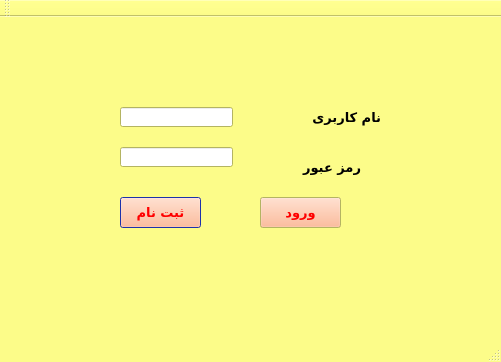
<?xml version="1.0" encoding="UTF-8"?>
<ui version="4.0">
 <class>MainWindow</class>
 <widget class="QMainWindow" name="MainWindow">
  <property name="geometry">
   <rect>
    <x>0</x>
    <y>0</y>
    <width>501</width>
    <height>362</height>
   </rect>
  </property>
  <property name="palette">
   <palette>
    <active>
     <colorrole role="WindowText">
      <brush brushstyle="SolidPattern">
       <color alpha="255">
        <red>0</red>
        <green>0</green>
        <blue>0</blue>
       </color>
      </brush>
     </colorrole>
     <colorrole role="Button">
      <brush brushstyle="SolidPattern">
       <color alpha="255">
        <red>255</red>
        <green>170</green>
        <blue>127</blue>
       </color>
      </brush>
     </colorrole>
     <colorrole role="ButtonText">
      <brush brushstyle="SolidPattern">
       <color alpha="255">
        <red>255</red>
        <green>0</green>
        <blue>0</blue>
       </color>
      </brush>
     </colorrole>
     <colorrole role="Base">
      <brush brushstyle="SolidPattern">
       <color alpha="255">
        <red>255</red>
        <green>255</green>
        <blue>255</blue>
       </color>
      </brush>
     </colorrole>
     <colorrole role="Window">
      <brush brushstyle="SolidPattern">
       <color alpha="255">
        <red>252</red>
        <green>252</green>
        <blue>137</blue>
       </color>
      </brush>
     </colorrole>
    </active>
    <inactive>
     <colorrole role="WindowText">
      <brush brushstyle="SolidPattern">
       <color alpha="255">
        <red>0</red>
        <green>0</green>
        <blue>0</blue>
       </color>
      </brush>
     </colorrole>
     <colorrole role="Button">
      <brush brushstyle="SolidPattern">
       <color alpha="255">
        <red>255</red>
        <green>170</green>
        <blue>127</blue>
       </color>
      </brush>
     </colorrole>
     <colorrole role="ButtonText">
      <brush brushstyle="SolidPattern">
       <color alpha="255">
        <red>255</red>
        <green>0</green>
        <blue>0</blue>
       </color>
      </brush>
     </colorrole>
     <colorrole role="Base">
      <brush brushstyle="SolidPattern">
       <color alpha="255">
        <red>255</red>
        <green>255</green>
        <blue>255</blue>
       </color>
      </brush>
     </colorrole>
     <colorrole role="Window">
      <brush brushstyle="SolidPattern">
       <color alpha="255">
        <red>252</red>
        <green>252</green>
        <blue>137</blue>
       </color>
      </brush>
     </colorrole>
    </inactive>
    <disabled>
     <colorrole role="WindowText">
      <brush brushstyle="SolidPattern">
       <color alpha="255">
        <red>120</red>
        <green>120</green>
        <blue>120</blue>
       </color>
      </brush>
     </colorrole>
     <colorrole role="Button">
      <brush brushstyle="SolidPattern">
       <color alpha="255">
        <red>255</red>
        <green>170</green>
        <blue>127</blue>
       </color>
      </brush>
     </colorrole>
     <colorrole role="ButtonText">
      <brush brushstyle="SolidPattern">
       <color alpha="255">
        <red>120</red>
        <green>120</green>
        <blue>120</blue>
       </color>
      </brush>
     </colorrole>
     <colorrole role="Base">
      <brush brushstyle="SolidPattern">
       <color alpha="255">
        <red>252</red>
        <green>252</green>
        <blue>137</blue>
       </color>
      </brush>
     </colorrole>
     <colorrole role="Window">
      <brush brushstyle="SolidPattern">
       <color alpha="255">
        <red>252</red>
        <green>252</green>
        <blue>137</blue>
       </color>
      </brush>
     </colorrole>
    </disabled>
   </palette>
  </property>
  <property name="windowTitle">
   <string>MainWindow</string>
  </property>
  <widget class="QWidget" name="centralWidget">
   <widget class="QPushButton" name="pushButton">
    <property name="enabled">
     <bool>true</bool>
    </property>
    <property name="geometry">
     <rect>
      <x>260</x>
      <y>180</y>
      <width>81</width>
      <height>31</height>
     </rect>
    </property>
    <property name="palette">
     <palette>
      <active>
       <colorrole role="WindowText">
        <brush brushstyle="SolidPattern">
         <color alpha="255">
          <red>0</red>
          <green>255</green>
          <blue>255</blue>
         </color>
        </brush>
       </colorrole>
       <colorrole role="Button">
        <brush brushstyle="SolidPattern">
         <color alpha="255">
          <red>255</red>
          <green>170</green>
          <blue>127</blue>
         </color>
        </brush>
       </colorrole>
       <colorrole role="ButtonText">
        <brush brushstyle="SolidPattern">
         <color alpha="255">
          <red>255</red>
          <green>0</green>
          <blue>0</blue>
         </color>
        </brush>
       </colorrole>
      </active>
      <inactive>
       <colorrole role="WindowText">
        <brush brushstyle="SolidPattern">
         <color alpha="255">
          <red>0</red>
          <green>255</green>
          <blue>255</blue>
         </color>
        </brush>
       </colorrole>
       <colorrole role="Button">
        <brush brushstyle="SolidPattern">
         <color alpha="255">
          <red>255</red>
          <green>170</green>
          <blue>127</blue>
         </color>
        </brush>
       </colorrole>
       <colorrole role="ButtonText">
        <brush brushstyle="SolidPattern">
         <color alpha="255">
          <red>255</red>
          <green>0</green>
          <blue>0</blue>
         </color>
        </brush>
       </colorrole>
      </inactive>
      <disabled>
       <colorrole role="WindowText">
        <brush brushstyle="SolidPattern">
         <color alpha="255">
          <red>120</red>
          <green>120</green>
          <blue>120</blue>
         </color>
        </brush>
       </colorrole>
       <colorrole role="Button">
        <brush brushstyle="SolidPattern">
         <color alpha="255">
          <red>255</red>
          <green>170</green>
          <blue>127</blue>
         </color>
        </brush>
       </colorrole>
       <colorrole role="ButtonText">
        <brush brushstyle="SolidPattern">
         <color alpha="255">
          <red>20</red>
          <green>35</green>
          <blue>120</blue>
         </color>
        </brush>
       </colorrole>
      </disabled>
     </palette>
    </property>
    <property name="font">
     <font>
      <family>NPWLYaghout Bold</family>
      <pointsize>10</pointsize>
      <weight>75</weight>
      <bold>true</bold>
     </font>
    </property>
    <property name="text">
     <string>ورود</string>
    </property>
    <property name="autoRepeat">
     <bool>false</bool>
    </property>
    <property name="autoDefault">
     <bool>false</bool>
    </property>
    <property name="default">
     <bool>false</bool>
    </property>
    <property name="flat">
     <bool>false</bool>
    </property>
   </widget>
   <widget class="QPushButton" name="pushButton_2">
    <property name="geometry">
     <rect>
      <x>120</x>
      <y>180</y>
      <width>81</width>
      <height>31</height>
     </rect>
    </property>
    <property name="palette">
     <palette>
      <active>
       <colorrole role="WindowText">
        <brush brushstyle="SolidPattern">
         <color alpha="255">
          <red>0</red>
          <green>0</green>
          <blue>0</blue>
         </color>
        </brush>
       </colorrole>
       <colorrole role="Button">
        <brush brushstyle="SolidPattern">
         <color alpha="255">
          <red>255</red>
          <green>170</green>
          <blue>127</blue>
         </color>
        </brush>
       </colorrole>
       <colorrole role="Light">
        <brush brushstyle="SolidPattern">
         <color alpha="255">
          <red>148</red>
          <green>164</green>
          <blue>255</blue>
         </color>
        </brush>
       </colorrole>
       <colorrole role="Midlight">
        <brush brushstyle="SolidPattern">
         <color alpha="255">
          <red>94</red>
          <green>117</green>
          <blue>247</blue>
         </color>
        </brush>
       </colorrole>
       <colorrole role="Dark">
        <brush brushstyle="SolidPattern">
         <color alpha="255">
          <red>20</red>
          <green>35</green>
          <blue>120</blue>
         </color>
        </brush>
       </colorrole>
       <colorrole role="Mid">
        <brush brushstyle="SolidPattern">
         <color alpha="255">
          <red>26</red>
          <green>46</green>
          <blue>160</blue>
         </color>
        </brush>
       </colorrole>
       <colorrole role="Text">
        <brush brushstyle="SolidPattern">
         <color alpha="255">
          <red>0</red>
          <green>0</green>
          <blue>0</blue>
         </color>
        </brush>
       </colorrole>
       <colorrole role="BrightText">
        <brush brushstyle="SolidPattern">
         <color alpha="255">
          <red>255</red>
          <green>255</green>
          <blue>255</blue>
         </color>
        </brush>
       </colorrole>
       <colorrole role="ButtonText">
        <brush brushstyle="SolidPattern">
         <color alpha="255">
          <red>255</red>
          <green>0</green>
          <blue>0</blue>
         </color>
        </brush>
       </colorrole>
       <colorrole role="Base">
        <brush brushstyle="SolidPattern">
         <color alpha="255">
          <red>255</red>
          <green>255</green>
          <blue>255</blue>
         </color>
        </brush>
       </colorrole>
       <colorrole role="Window">
        <brush brushstyle="SolidPattern">
         <color alpha="255">
          <red>40</red>
          <green>70</green>
          <blue>240</blue>
         </color>
        </brush>
       </colorrole>
       <colorrole role="Shadow">
        <brush brushstyle="SolidPattern">
         <color alpha="255">
          <red>0</red>
          <green>0</green>
          <blue>0</blue>
         </color>
        </brush>
       </colorrole>
       <colorrole role="AlternateBase">
        <brush brushstyle="SolidPattern">
         <color alpha="255">
          <red>147</red>
          <green>162</green>
          <blue>247</blue>
         </color>
        </brush>
       </colorrole>
       <colorrole role="ToolTipBase">
        <brush brushstyle="SolidPattern">
         <color alpha="255">
          <red>255</red>
          <green>255</green>
          <blue>220</blue>
         </color>
        </brush>
       </colorrole>
       <colorrole role="ToolTipText">
        <brush brushstyle="SolidPattern">
         <color alpha="255">
          <red>0</red>
          <green>0</green>
          <blue>0</blue>
         </color>
        </brush>
       </colorrole>
      </active>
      <inactive>
       <colorrole role="WindowText">
        <brush brushstyle="SolidPattern">
         <color alpha="255">
          <red>0</red>
          <green>0</green>
          <blue>0</blue>
         </color>
        </brush>
       </colorrole>
       <colorrole role="Button">
        <brush brushstyle="SolidPattern">
         <color alpha="255">
          <red>255</red>
          <green>170</green>
          <blue>127</blue>
         </color>
        </brush>
       </colorrole>
       <colorrole role="Light">
        <brush brushstyle="SolidPattern">
         <color alpha="255">
          <red>148</red>
          <green>164</green>
          <blue>255</blue>
         </color>
        </brush>
       </colorrole>
       <colorrole role="Midlight">
        <brush brushstyle="SolidPattern">
         <color alpha="255">
          <red>94</red>
          <green>117</green>
          <blue>247</blue>
         </color>
        </brush>
       </colorrole>
       <colorrole role="Dark">
        <brush brushstyle="SolidPattern">
         <color alpha="255">
          <red>20</red>
          <green>35</green>
          <blue>120</blue>
         </color>
        </brush>
       </colorrole>
       <colorrole role="Mid">
        <brush brushstyle="SolidPattern">
         <color alpha="255">
          <red>26</red>
          <green>46</green>
          <blue>160</blue>
         </color>
        </brush>
       </colorrole>
       <colorrole role="Text">
        <brush brushstyle="SolidPattern">
         <color alpha="255">
          <red>0</red>
          <green>0</green>
          <blue>0</blue>
         </color>
        </brush>
       </colorrole>
       <colorrole role="BrightText">
        <brush brushstyle="SolidPattern">
         <color alpha="255">
          <red>255</red>
          <green>255</green>
          <blue>255</blue>
         </color>
        </brush>
       </colorrole>
       <colorrole role="ButtonText">
        <brush brushstyle="SolidPattern">
         <color alpha="255">
          <red>255</red>
          <green>0</green>
          <blue>0</blue>
         </color>
        </brush>
       </colorrole>
       <colorrole role="Base">
        <brush brushstyle="SolidPattern">
         <color alpha="255">
          <red>255</red>
          <green>255</green>
          <blue>255</blue>
         </color>
        </brush>
       </colorrole>
       <colorrole role="Window">
        <brush brushstyle="SolidPattern">
         <color alpha="255">
          <red>40</red>
          <green>70</green>
          <blue>240</blue>
         </color>
        </brush>
       </colorrole>
       <colorrole role="Shadow">
        <brush brushstyle="SolidPattern">
         <color alpha="255">
          <red>0</red>
          <green>0</green>
          <blue>0</blue>
         </color>
        </brush>
       </colorrole>
       <colorrole role="AlternateBase">
        <brush brushstyle="SolidPattern">
         <color alpha="255">
          <red>147</red>
          <green>162</green>
          <blue>247</blue>
         </color>
        </brush>
       </colorrole>
       <colorrole role="ToolTipBase">
        <brush brushstyle="SolidPattern">
         <color alpha="255">
          <red>255</red>
          <green>255</green>
          <blue>220</blue>
         </color>
        </brush>
       </colorrole>
       <colorrole role="ToolTipText">
        <brush brushstyle="SolidPattern">
         <color alpha="255">
          <red>0</red>
          <green>0</green>
          <blue>0</blue>
         </color>
        </brush>
       </colorrole>
      </inactive>
      <disabled>
       <colorrole role="WindowText">
        <brush brushstyle="SolidPattern">
         <color alpha="255">
          <red>20</red>
          <green>35</green>
          <blue>120</blue>
         </color>
        </brush>
       </colorrole>
       <colorrole role="Button">
        <brush brushstyle="SolidPattern">
         <color alpha="255">
          <red>255</red>
          <green>170</green>
          <blue>127</blue>
         </color>
        </brush>
       </colorrole>
       <colorrole role="Light">
        <brush brushstyle="SolidPattern">
         <color alpha="255">
          <red>148</red>
          <green>164</green>
          <blue>255</blue>
         </color>
        </brush>
       </colorrole>
       <colorrole role="Midlight">
        <brush brushstyle="SolidPattern">
         <color alpha="255">
          <red>94</red>
          <green>117</green>
          <blue>247</blue>
         </color>
        </brush>
       </colorrole>
       <colorrole role="Dark">
        <brush brushstyle="SolidPattern">
         <color alpha="255">
          <red>20</red>
          <green>35</green>
          <blue>120</blue>
         </color>
        </brush>
       </colorrole>
       <colorrole role="Mid">
        <brush brushstyle="SolidPattern">
         <color alpha="255">
          <red>26</red>
          <green>46</green>
          <blue>160</blue>
         </color>
        </brush>
       </colorrole>
       <colorrole role="Text">
        <brush brushstyle="SolidPattern">
         <color alpha="255">
          <red>20</red>
          <green>35</green>
          <blue>120</blue>
         </color>
        </brush>
       </colorrole>
       <colorrole role="BrightText">
        <brush brushstyle="SolidPattern">
         <color alpha="255">
          <red>255</red>
          <green>255</green>
          <blue>255</blue>
         </color>
        </brush>
       </colorrole>
       <colorrole role="ButtonText">
        <brush brushstyle="SolidPattern">
         <color alpha="255">
          <red>20</red>
          <green>35</green>
          <blue>120</blue>
         </color>
        </brush>
       </colorrole>
       <colorrole role="Base">
        <brush brushstyle="SolidPattern">
         <color alpha="255">
          <red>40</red>
          <green>70</green>
          <blue>240</blue>
         </color>
        </brush>
       </colorrole>
       <colorrole role="Window">
        <brush brushstyle="SolidPattern">
         <color alpha="255">
          <red>40</red>
          <green>70</green>
          <blue>240</blue>
         </color>
        </brush>
       </colorrole>
       <colorrole role="Shadow">
        <brush brushstyle="SolidPattern">
         <color alpha="255">
          <red>0</red>
          <green>0</green>
          <blue>0</blue>
         </color>
        </brush>
       </colorrole>
       <colorrole role="AlternateBase">
        <brush brushstyle="SolidPattern">
         <color alpha="255">
          <red>40</red>
          <green>70</green>
          <blue>240</blue>
         </color>
        </brush>
       </colorrole>
       <colorrole role="ToolTipBase">
        <brush brushstyle="SolidPattern">
         <color alpha="255">
          <red>255</red>
          <green>255</green>
          <blue>220</blue>
         </color>
        </brush>
       </colorrole>
       <colorrole role="ToolTipText">
        <brush brushstyle="SolidPattern">
         <color alpha="255">
          <red>0</red>
          <green>0</green>
          <blue>0</blue>
         </color>
        </brush>
       </colorrole>
      </disabled>
     </palette>
    </property>
    <property name="font">
     <font>
      <family>NPWLYaghout Bold</family>
      <pointsize>10</pointsize>
      <weight>75</weight>
      <bold>true</bold>
     </font>
    </property>
    <property name="text">
     <string>ثبت نام</string>
    </property>
   </widget>
   <widget class="QLabel" name="label">
    <property name="geometry">
     <rect>
      <x>300</x>
      <y>140</y>
      <width>61</width>
      <height>21</height>
     </rect>
    </property>
    <property name="font">
     <font>
      <family>NPWLYaghout Bold</family>
      <pointsize>10</pointsize>
      <weight>75</weight>
      <bold>true</bold>
     </font>
    </property>
    <property name="text">
     <string>رمز عبور</string>
    </property>
   </widget>
   <widget class="QLabel" name="label_2">
    <property name="geometry">
     <rect>
      <x>300</x>
      <y>90</y>
      <width>81</width>
      <height>20</height>
     </rect>
    </property>
    <property name="font">
     <font>
      <family>NPWLYaghout Bold</family>
      <pointsize>10</pointsize>
      <weight>75</weight>
      <bold>true</bold>
     </font>
    </property>
    <property name="text">
     <string>نام کاربری</string>
    </property>
   </widget>
   <widget class="QLineEdit" name="lineEdit">
    <property name="geometry">
     <rect>
      <x>120</x>
      <y>90</y>
      <width>113</width>
      <height>20</height>
     </rect>
    </property>
   </widget>
   <widget class="QLineEdit" name="lineEdit_2">
    <property name="geometry">
     <rect>
      <x>120</x>
      <y>130</y>
      <width>113</width>
      <height>20</height>
     </rect>
    </property>
    <property name="echoMode">
     <enum>QLineEdit::Password</enum>
    </property>
   </widget>
  </widget>
  <widget class="QMenuBar" name="menuBar">
   <property name="geometry">
    <rect>
     <x>0</x>
     <y>0</y>
     <width>501</width>
     <height>20</height>
    </rect>
   </property>
  </widget>
  <widget class="QToolBar" name="mainToolBar">
   <attribute name="toolBarArea">
    <enum>TopToolBarArea</enum>
   </attribute>
   <attribute name="toolBarBreak">
    <bool>false</bool>
   </attribute>
  </widget>
  <widget class="QStatusBar" name="statusBar"/>
 </widget>
 <layoutdefault spacing="6" margin="11"/>
 <resources/>
 <connections/>
</ui>
